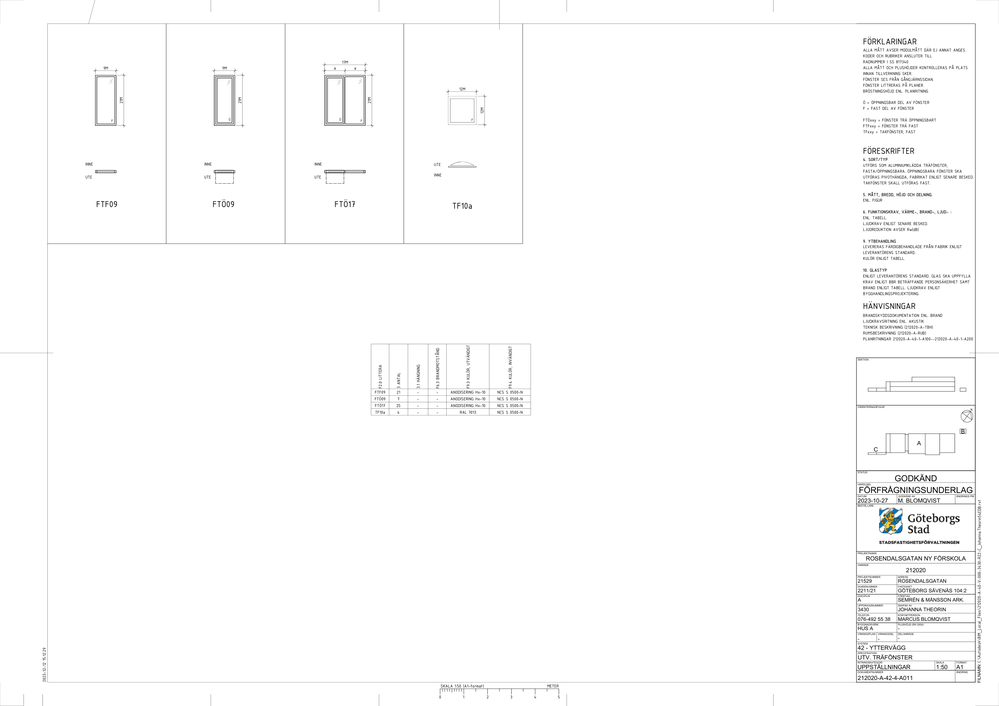
#> input picture data_warehouse/Kindergardens/Rose_0210.png, 999 x 706 px, shrunk from 2384 x 1684 before the run, found by its file name
$ python main.py
#> lines starting #> are read from the running program, lines starting #| are printed output that depends on the picture
import cv2

# Load the original blueprint
img = cv2.imread("/Users/kevin/Documents/Github/Auto-Blueprints/data_warehouse/Kindergardens/Rose_0210.png")
#> img is the input picture: shape (706, 999, 3); mean B, G, R 251.7, 251.7, 251.7

# Get height and width
h, w, _ = img.shape
#> h = 706; w = 999

# Crop bottom center area for scale info
scale = img[h-150:h, w//4:3*w//4]
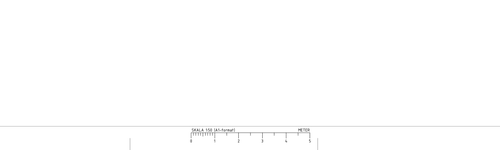
#> scale: shape (150, 500, 3); min 119, max 255, mean 254.3
cv2.imwrite("test.png", scale)

print("✅ Cropped scale legend saved to test.png")

$ run again, with data_warehouse/Kindergardens/Rose_0211.png copied over data_warehouse/Kindergardens/Rose_0210.png
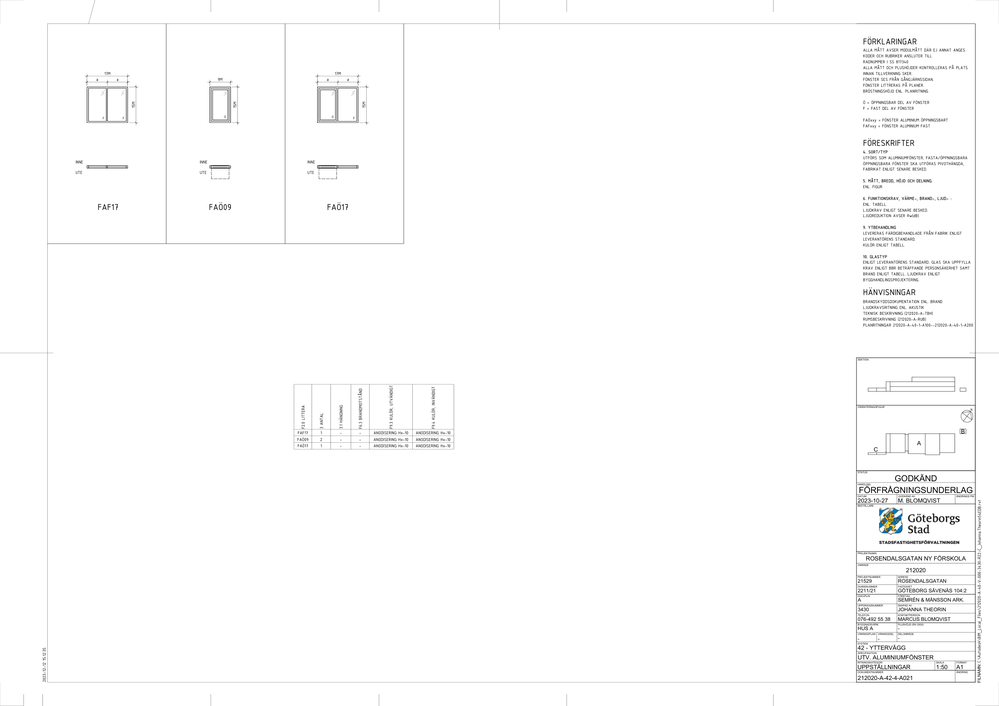
#> input picture data_warehouse/Kindergardens/Rose_0211.png, 999 x 706 px, shrunk from 2384 x 1684 before the run, found by its file name
#> img is the input picture: shape (706, 999, 3); mean B, G, R 251.9, 251.9, 251.8
#> `scale = img[h-150:h, w//4:3*w//4]`:
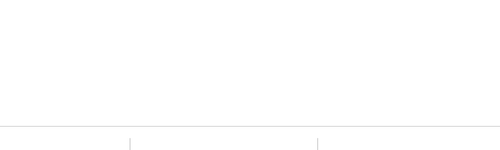
#> scale: shape (150, 500, 3); min 215, max 255, mean 254.7

$ run again, with data_warehouse/Kindergardens/Rose_026.png copied over data_warehouse/Kindergardens/Rose_0210.png
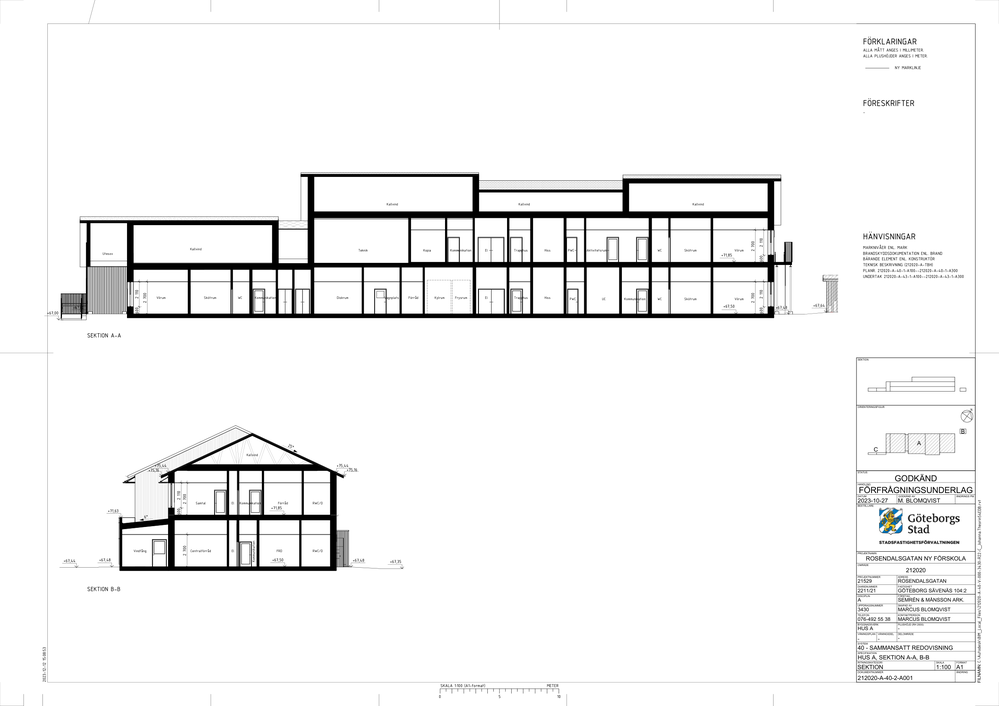
#> input picture data_warehouse/Kindergardens/Rose_026.png, 999 x 706 px, shrunk from 2384 x 1684 before the run, found by its file name
#> img is the input picture: shape (706, 999, 3); mean B, G, R 242.6, 242.6, 242.6
#> `scale = img[h-150:h, w//4:3*w//4]`:
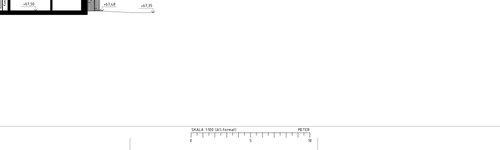
#> scale: shape (150, 500, 3); min 0, max 255, mean 252.1
